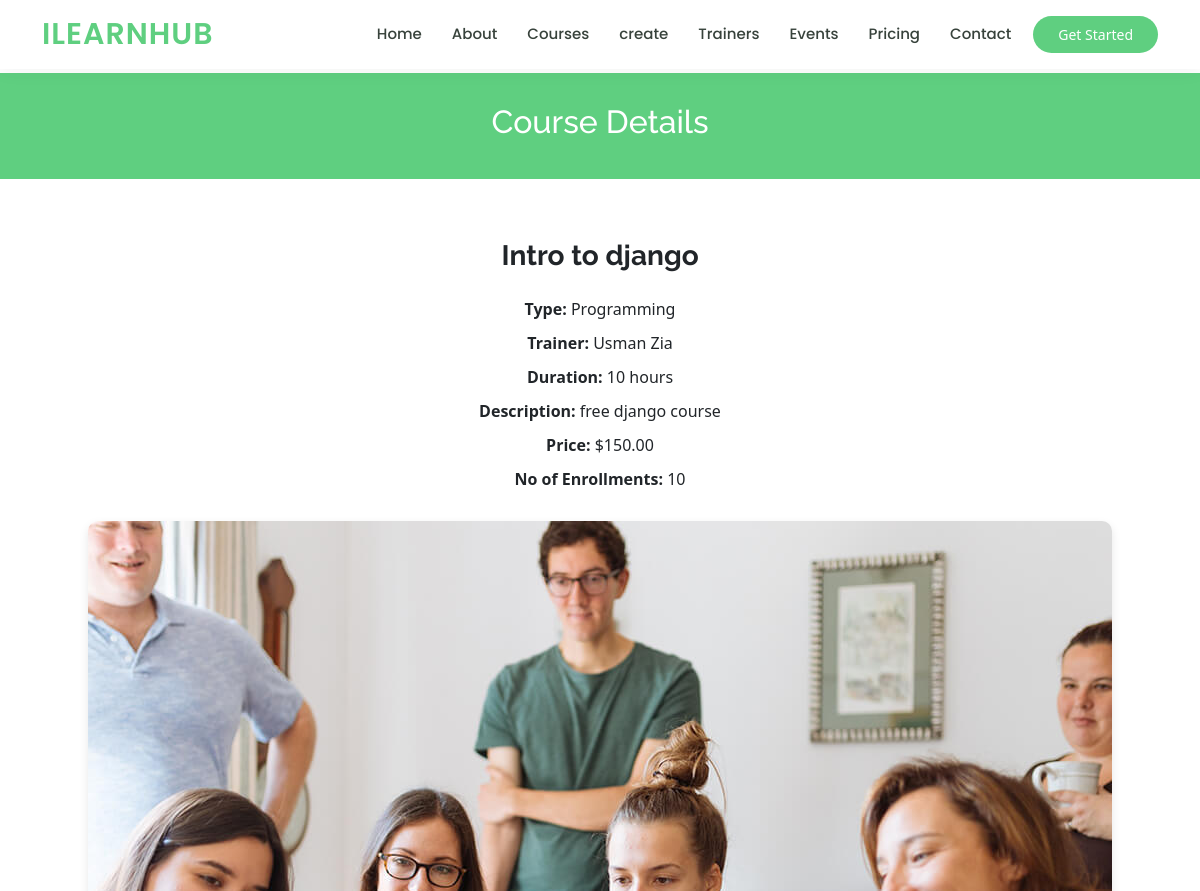
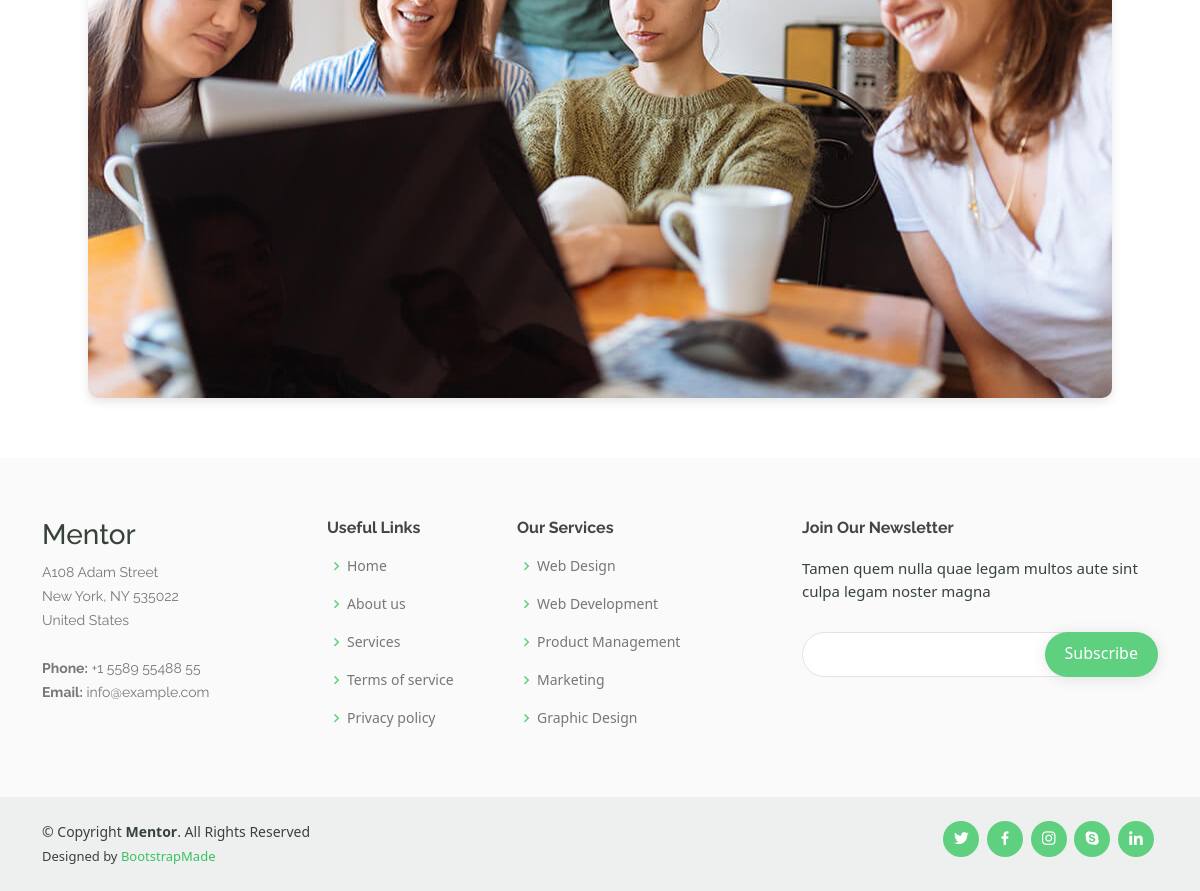
/course-detail/4/, run on the app's committed database (2 pictures, top to bottom).
### learning/models.py (models this page shows, shortened)
class Course(models.Model):
    CourseID = models.AutoField(primary_key=True)
    title = models.CharField(max_length=100)  # Course title
    Type = models.CharField(max_length=100, null=True, default=None)  # Course type
    Trinerid = models.ForeignKey(Trainer, to_field='TrinerID', on_delete=models.CASCADE)  # Trainer associated with the course
    duration = models.IntegerField()  # Duration of the course
    description = models.TextField(null=True, default=None)
    price = models.DecimalField(max_digits=8, decimal_places=2)  # Price of the course
    Enrollment = models.IntegerField(default=0, null=True)
    image = models.ImageField(upload_to='course/images', default="", null=True)

class Trainer(models.Model):
    TrinerID = models.AutoField(primary_key=True)
    name = models.CharField(max_length=100)  # Trainer's name
    email = models.EmailField()  # Trainer's email address
    username = models.CharField(max_length=100)  # Trainer's username
    password = models.CharField(max_length=100)  # Trainer's password
    contact_info = models.CharField(max_length=100)  # Trainer's contact information

### learning/views.py (the view)
# urls.py: path('course-detail/<int:course_id>/', views.course_detail, name='course-detail'),
def course_detail(request, course_id):
    if request.method == 'POST':
        if not request.user.is_authenticated:
            return JsonResponse({'enrollment_status': 'failure', 'message': 'User is not logged in.'})
        course = get_object_or_404(Course, CourseID=course_id)
        return JsonResponse({'enrollment_status': 'success', 'message': 'Enrollment successful.'})
    else:
        course = get_object_or_404(Course, CourseID=course_id)
        lessons = course.lesson_set.all()
        return render(request, 'learning/course-details.html', {'course': course, 'lessons': lessons})

### learning/templates/learning/course-details.html (shortened to what this page needs)
<!DOCTYPE html>
<html lang="en">
<head>
  <link href="https://cdn.jsdelivr.net/npm/bootstrap@5.2.1/dist/css/bootstrap.min.css" rel="stylesheet">
  {% load static %}
  <link rel="stylesheet" href="{% static '/final.css' %}">
  <link href="{% static 'vendor/animate.css/animate.min.css'%}" rel="stylesheet">
  <link href="{% static  'vendor/aos/aos.css' %}" rel="stylesheet">
  <link href="{% static 'vendor/bootstrap/css/bootstrap.min.css' %}" rel="stylesheet">
  <link href="{% static  'vendor/bootstrap-icons/bootstrap-icons.css' %}" rel="stylesheet">
  <link href="{% static 'vendor/boxicons/css/boxicons.min.css' %}" rel="stylesheet">
  <link href="{% static 'vendor/remixicon/remixicon.css' %}" rel="stylesheet">
  <link href="{% static 'vendor/swiper/swiper-bundle.min.css' %}" rel="stylesheet">
</head>
<body>
  <header id="header" class="fixed-top">
    <div class="container d-flex align-items-center">
      <h1 class="logo me-auto"><a href="/">ILearnHub</a></h1>
      <nav id="navbar" class="navbar order-last order-lg-0">
        <ul>
          <li><a  href="/">Home</a></li>
          <li><a href="/about">About</a></li>
          <li><a  href="/courses">Courses</a></li>
          <li><a  href="/create">create</a></li>
          <li><a href="/trainers">Trainers</a></li>
          <li><a href="/events">Events</a></li>
          <li><a href="/pricing">Pricing</a></li>
          <li><a href="/contact">Contact</a></li>
        </ul>
      </nav>
      <a href="/courses" class="get-started-btn">Get Started</a>
</div>
  </header>
  <main id="main">
    <div class="breadcrumbs" data-aos="fade-in">
      <div class="container">
        <h2>Course Details</h2>
      </div>
    </div>
    <section id="course-details-tabs" class="course-details-tabs d-flex justify-content-center align-items-center">
      <div class="container" data-aos="fade-up">
        <div class="row">
          <div class="col-lg-12">
            <div class="course-details">
              <h2 class="mb-4">{{ course.title }}</h2>
              <div class="course-meta">
                <p><span class="fw-bold">Type:</span> {{ course.Type }}</p>
                <p><span class="fw-bold">Trainer:</span> {{ course.Trinerid.name }}</p>
                <p><span class="fw-bold">Duration:</span> {{ course.duration }} hours</p>
                <p><span class="fw-bold">Description:</span> {{ course.description }}</p>
                <p><span class="fw-bold">Price:</span> ${{ course.price }}</p>
                <p><span class="fw-bold"> No of Enrollments:</span> {{ course.Enrollment }}</p>
              </div>
              <div class="course-image">
                {% if course.image %}
                  <img src="{{ course.image.url }}" alt="" class="img-fluid">
                {% else %}
                  <img src="{% static 'img/about.jpg' %}" alt="" class="img-fluid">
                {% endif %}
              </div>
            </div>
          </div>
        </div>
      </div>
    </section>
  </main>
  <footer id="footer">
    <div class="footer-top">
      <div class="container">
        <div class="row">
          <div class="col-lg-3 col-md-6 footer-contact">
            <h3>Mentor</h3>
            <p>
              A108 Adam Street <br>
              New York, NY 535022<br>
              United States <br><br>
              <strong>Phone:</strong> +1 5589 55488 55<br>
              <strong>Email:</strong> info@example.com<br>
            </p>
          </div>
          <div class="col-lg-2 col-md-6 footer-links">
            <h4>Useful Links</h4>
            <ul>
              <li><i class="bx bx-chevron-right"></i> <a href="#">Home</a></li>
              <li><i class="bx bx-chevron-right"></i> <a href="#">About us</a></li>
              <li><i class="bx bx-chevron-right"></i> <a href="#">Services</a></li>
              <li><i class="bx bx-chevron-right"></i> <a href="#">Terms of service</a></li>
              <li><i class="bx bx-chevron-right"></i> <a href="#">Privacy policy</a></li>
            </ul>
          </div>
          <div class="col-lg-3 col-md-6 footer-links">
            <h4>Our Services</h4>
            <ul>
              <li><i class="bx bx-chevron-right"></i> <a href="#">Web Design</a></li>
              <li><i class="bx bx-chevron-right"></i> <a href="#">Web Development</a></li>
              <li><i class="bx bx-chevron-right"></i> <a href="#">Product Management</a></li>
              <li><i class="bx bx-chevron-right"></i> <a href="#">Marketing</a></li>
              <li><i class="bx bx-chevron-right"></i> <a href="#">Graphic Design</a></li>
            </ul>
          </div>
          <div class="col-lg-4 col-md-6 footer-newsletter">
            <h4>Join Our Newsletter</h4>
            <p>Tamen quem nulla quae legam multos aute sint culpa legam noster magna</p>
            <form action="" method="post">
              <input type="email" name="email"><input type="submit" value="Subscribe">
            </form>
          </div>
        </div>
      </div>
    </div>
    <div class="container d-md-flex py-4">
      <div class="me-md-auto text-center text-md-start">
        <div class="copyright">
          &copy; Copyright <strong><span>Mentor</span></strong>. All Rights Reserved
        </div>
        <div class="credits">
          Designed by <a href="https://bootstrapmade.com/">BootstrapMade</a>
        </div>
      </div>
      <div class="social-links text-center text-md-right pt-3 pt-md-0">
        <a href="#" class="twitter"><i class="bx bxl-twitter"></i></a>
        <a href="#" class="facebook"><i class="bx bxl-facebook"></i></a>
        <a href="#" class="instagram"><i class="bx bxl-instagram"></i></a>
        <a href="#" class="google-plus"><i class="bx bxl-skype"></i></a>
        <a href="#" class="linkedin"><i class="bx bxl-linkedin"></i></a>
      </div>
    </div>
  </footer>
</body>
</html>

### learning/static/final.css (style rules this page uses)
body { font-family: "Open Sans", sans-serif; color: #444444; }
a { color: #5fcf80; text-decoration: none !important; }
h1, h2, h3, h4, h5, h6 { font-family: "Raleway", sans-serif; }
#header { background: #fff; transition: all 0.5s; z-index: 997; padding: 5px 0; box-shadow: 0px 0 18px rgba(55, 66, 59, 0.08); }
#header .logo { font-size: 30px; margin: 0; padding: 0; line-height: 1; font-weight: 600; letter-spacing: 1px; text-transform: uppercase; font-family: "Poppins", sans-serif; }
#header .logo a { color: #5fcf80; }
.get-started-btn { margin-left: 22px; background: #5fcf80; color: #fff; border-radius: 50px; padding: 8px 25px; white-space: nowrap; transition: 0.3s; font-size: 14px; display: inline-block; }
.navbar { padding: 0; }
.navbar ul { margin: 0; padding: 0; display: flex; list-style: none; align-items: center; }
.navbar li { position: relative; }
.navbar a, .navbar a:focus { display: flex; align-items: center; justify-content: space-between; padding: 10px 0 10px 30px; font-family: "Poppins", sans-serif; font-size: 15px; font-weight: 500; color: #37423b; white-space: nowrap; transition: 0.3s; }
section { padding: 60px 0; overflow: hidden; }
.breadcrumbs { margin-top: 73px; text-align: center; background: #5fcf80; padding: 30px 0; color: #fff; }
.breadcrumbs h2 { font-size: 32px; font-weight: 500; }
#footer { color: #37423b; font-size: 14px; background: #eef0ef; }
#footer .footer-top { padding: 60px 0 30px 0; background: #f9faf9; }
#footer .footer-top .footer-contact { margin-bottom: 30px; }
#footer .footer-top .footer-contact p { font-size: 14px; line-height: 24px; margin-bottom: 0; font-family: "Raleway", sans-serif; color: #777777; }
#footer .footer-top h4 { font-size: 16px; font-weight: bold; color: #444444; position: relative; padding-bottom: 12px; }
#footer .footer-top .footer-links { margin-bottom: 30px; }
#footer .footer-top .footer-links ul { list-style: none; padding: 0; margin: 0; }
#footer .footer-top .footer-links ul i { padding-right: 2px; color: #5fcf80; font-size: 18px; line-height: 1; }
#footer .footer-top .footer-links ul li { padding: 10px 0; display: flex; align-items: center; }
#footer .footer-top .footer-links ul li:first-child { padding-top: 0; }
#footer .footer-top .footer-links ul a { color: #777777; transition: 0.3s; display: inline-block; line-height: 1; }
#footer .footer-newsletter { font-size: 15px; }
#footer .footer-newsletter h4 { font-size: 16px; font-weight: bold; color: #444444; position: relative; padding-bottom: 12px; }
#footer .footer-newsletter form { margin-top: 30px; background: #fff; padding: 6px 10px; position: relative; border-radius: 50px; text-align: left; border: 1px solid #e0e5e2; }
#footer .footer-newsletter form input[type=email] { border: 0; padding: 4px 8px; width: calc(100% - 100px); }
#footer .footer-newsletter form input[type=submit] { position: absolute; top: -1px; right: -1px; bottom: -1px; border: 0; background: none; font-size: 16px; padding: 0 20px 2px 20px; background: #5fcf80; color: #fff; transition: 0.3s; border-radius: 50px; box-shadow: 0px 2px 15px rgba(0, 0, 0, 0.1); }
#footer .credits { padding-top: 5px; font-size: 13px; }
#footer .credits a { color: #3ac162; transition: 0.3s; }
#footer .social-links a { font-size: 18px; display: inline-block; background: #5fcf80; color: #fff; line-height: 1; padding: 8px 0; margin-right: 4px; border-radius: 50%; text-align: center; width: 36px; height: 36px; transition: 0.3s; }

### learning/templates/learning/course-details.html (style rules this page uses)
.course-details { text-align: center; }
.course-details h2 { font-size: 28px; font-weight: bold; margin-bottom: 20px; }
.course-meta { margin-bottom: 30px; }
.course-meta p { margin-bottom: 10px; }
.course-image img { border-radius: 10px; box-shadow: 0px 4px 10px rgba(0, 0, 0, 0.1); max-width: 100%; height: auto; }

### data on the page
Course: title "Intro to django", Type "Programming", Trinerid.name "Usman Zia", duration "10", description "free django course", price "150.00", Enrollment "10"
